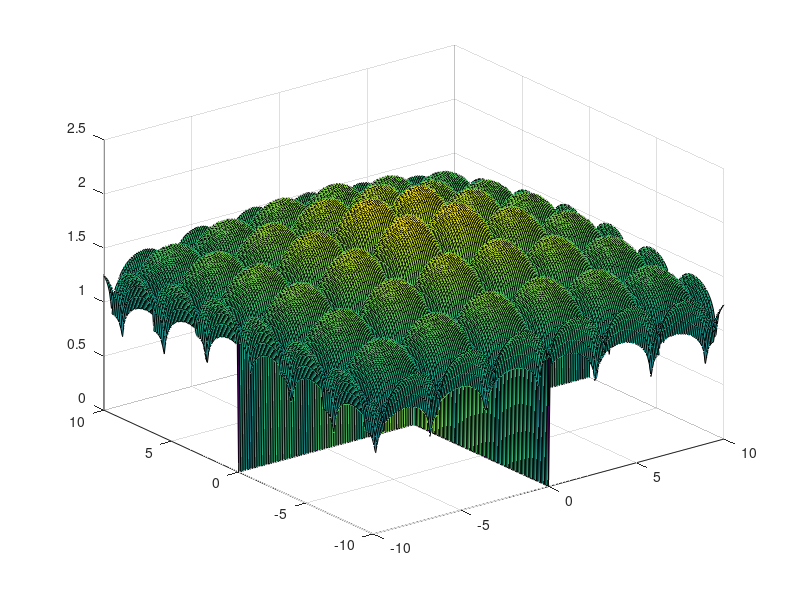

Here is the MATLAB script that generated this plot:
function ilustrasi
    x = -10:.1:10;
    y = -10:.1:10;
    [x,y] = meshgrid(x,y);
    keepind = (x^2 + y^2) <= 100;
    x(~keepind) = NaN;
    y(~keepind) = NaN;
    f = ((abs(sin(x).*sin(y).*exp(abs(100-sqrt(x.^2+y.^2)/pi)))+1).^0.1)./10000;
    surf(x,y,f)
end